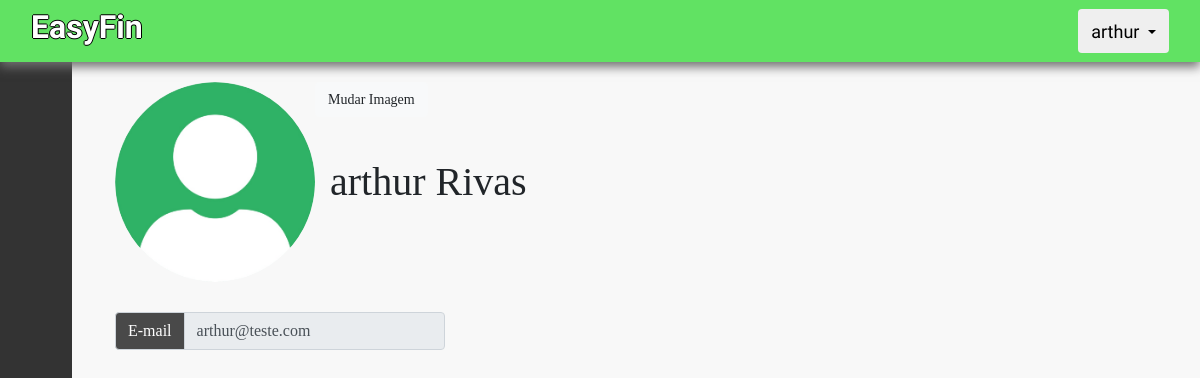
The app's page /perfil/Arthur (signed in), older data.
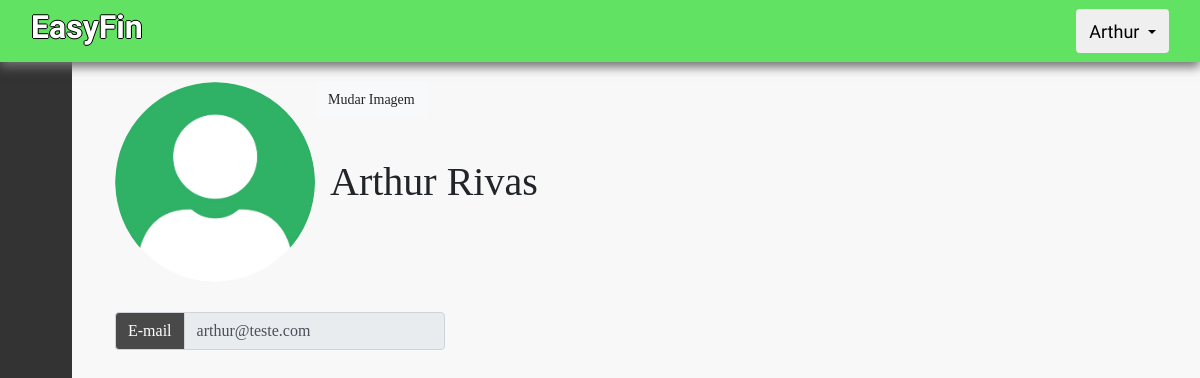
The same page, newer data.
### app/models/tables.py (models this page shows, shortened)
class Professor(db.Model):
    __tablename__ = "professores"
    id = db.Column(db.Integer, primary_key=True)
    email = db.Column(db.String, unique=True)
    nome = db.Column(db.String)
    sobrenome = db.Column(db.String)
    password = db.Column(db.String)
    disciplina = db.Column(db.String)
    @property
    def is_authenticated(self):
        return True

### app/controllers/default.py (the view)
@app.route("/perfil/<user>")
def perfil(user):
    usuario = Aluno.query.filter_by(nome=user).first()
    foto_perfil = detect_profile_picture()
    return render_template('perfil.html', usuario=usuario, foto_perfil=foto_perfil)

### app/controllers/default.py (called while the page is built)
def get_filepath():
    return os.path.abspath("app/static/img/perfil") + ("/")

def detect_image_path(image):
    filepath = get_filepath()
    image_path = filepath + image
    return os.path.isfile(image_path)

def detect_profile_picture():
    image = "id_" + (str(current_user.id) + ".jpg")
    src_path = "img/perfil/"
    if detect_image_path(image):
        return src_path + image
    else:
        return src_path + "default-avatar.jpg"

### app/models/tables.py (called while the page is built)
@login_manager.user_loader
def load_user(id):
    return Professor.query.filter_by(id=id).first()

### app/templates/perfil.html (shortened to what this page needs)
{% extends 'logged-base.html' %}
{% block contect %}
<link rel=stylesheet type=text/css href="{{ url_for('static', filename='css/perfil.css') }}">
<div class="row">
    <div class="col-12">
        <img src="{{ url_for('static', filename=foto_perfil) }}" class="img-fluid imgProfile" alt="Responsive image">
        <a href="{{ url_for('perfil_upload_img', user=current_user.nome) }}"><button type="button" class="btn btn-light" style="font-size: 14px;">Mudar Imagem</button></a>
        <p class="nameProfile">{{ current_user.nome }} {{ current_user.sobrenome }}</p>
    </div>
</div>
<div class="row" style="margin-top: 30px;">
    <div class="col-lg-4">
        <div class="input-group mb-3">
            <div class="input-group-prepend">
              <span class="input-group-text inputDesc" id="basic-addon1">E-mail</span>
            </div>
            <input type="text" class="form-control" placeholder="Username" aria-label="Username" aria-describedby="basic-addon1" value="{{ current_user.email }}" disabled>
          </div>
    </div>
    <div class="col-lg-4">
    </div>
</div>
{% endblock %}

### app/templates/logged-base.html (shortened to what this page needs)
<!DOCTYPE html><html lang="pt-br">
<head>
    <link rel=stylesheet type=text/css href="{{ url_for('static', filename='css/homebase.css') }}">
    <link rel=stylesheet type=text/css href="{{ url_for('static', filename='css/bootstrap.min.css') }}">
    </head>
{% if current_user.is_authenticated %}
<link rel=stylesheet type=text/css href="{{ url_for('static', filename='css/sidebar.css') }}">
<link rel="stylesheet" href="https://cdn.materialdesignicons.com/4.9.95/css/materialdesignicons.min.css"/>
<body class="corpo" style="background-color:rgb(248, 248, 248)">
    <nav class="navbar navPrincipal">
        <div class="container-fluid">
          <h2 class="tituloPrincipal">EasyFin</h2>
          <div class="btn-group">
              <button type="button" class="btn btn-default dropdown-toggle" data-bs-toggle="dropdown" aria-expanded="false" data-toggle="dropdown">
                  <span class="glyphicon glyphicon-user userFont userName">{{ current_user.nome }}</span>
              </button>
          </div>
      </div>
    </nav>
        <aside class="sidebar">
			<nav>
				<ul class="sidebar__nav">
					<li>
						<a href="{{ url_for('dashboard') }}" class="sidebar__nav__link">
						</a>
					</li>
					<li>
						<a href="{{ url_for('professores') }}" class="sidebar__nav__link">
						</a>
					</li>
					<li>
						<a href="{{ url_for('alunos') }}" class="sidebar__nav__link">
						</a>
					</li>
					<li>
						<a href="{{ url_for('noticias') }}" class="sidebar__nav__link">
						</a>
					</li>
					<li>
						<a href="{{ url_for('questoes') }}" class="sidebar__nav__link">
						</a>
					</li>
				</ul>
			</nav>
		</aside>
			<main class="main">
				<div id="page-content-wrapper">
					<div class="container-fluid">
						{% block contect %}
						{% endblock %}
					</div>
				</div>
		</main>
</body>
{% endif %}

Row changes from the older to the newer data that the page shows:
changed Professor "Rivas": nome "arthur" → "Arthur"
